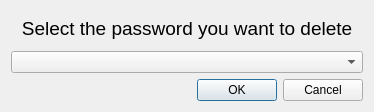
<?xml version="1.0" encoding="UTF-8"?>
<ui version="4.0">
 <class>DeletePasswordDialog</class>
 <widget class="QDialog" name="DeletePasswordDialog">
  <property name="geometry">
   <rect>
    <x>0</x>
    <y>0</y>
    <width>374</width>
    <height>112</height>
   </rect>
  </property>
  <property name="windowTitle">
   <string>Delete Password</string>
  </property>
  <layout class="QVBoxLayout" name="verticalLayout_2">
   <item>
    <layout class="QVBoxLayout" name="verticalLayout">
     <item>
      <widget class="QLabel" name="label">
       <property name="font">
        <font>
         <pointsize>14</pointsize>
        </font>
       </property>
       <property name="text">
        <string>Select the password you want to delete</string>
       </property>
       <property name="alignment">
        <set>Qt::AlignmentFlag::AlignCenter</set>
       </property>
      </widget>
     </item>
     <item>
      <widget class="QComboBox" name="comboBox"/>
     </item>
     <item>
      <widget class="QDialogButtonBox" name="buttonBox">
       <property name="locale">
        <locale language="English" country="UnitedStates"/>
       </property>
       <property name="orientation">
        <enum>Qt::Orientation::Horizontal</enum>
       </property>
       <property name="standardButtons">
        <set>QDialogButtonBox::StandardButton::Cancel|QDialogButtonBox::StandardButton::Ok</set>
       </property>
      </widget>
     </item>
    </layout>
   </item>
  </layout>
 </widget>
 <resources/>
 <connections>
  <connection>
   <sender>buttonBox</sender>
   <signal>accepted()</signal>
   <receiver>DeletePasswordDialog</receiver>
   <slot>accept()</slot>
   <hints>
    <hint type="sourcelabel">
     <x>248</x>
     <y>254</y>
    </hint>
    <hint type="destinationlabel">
     <x>157</x>
     <y>274</y>
    </hint>
   </hints>
  </connection>
  <connection>
   <sender>buttonBox</sender>
   <signal>rejected()</signal>
   <receiver>DeletePasswordDialog</receiver>
   <slot>reject()</slot>
   <hints>
    <hint type="sourcelabel">
     <x>316</x>
     <y>260</y>
    </hint>
    <hint type="destinationlabel">
     <x>286</x>
     <y>274</y>
    </hint>
   </hints>
  </connection>
 </connections>
</ui>
